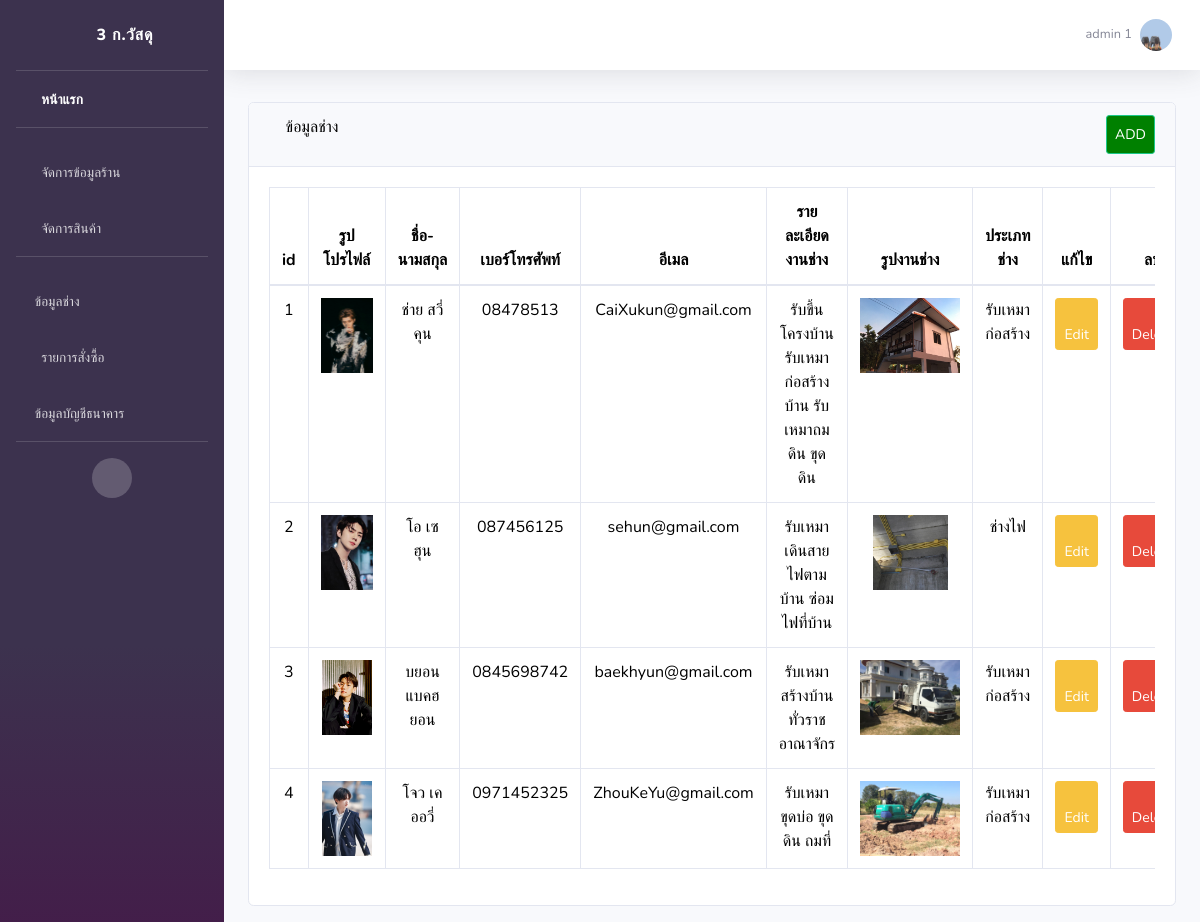
Screenshot of /mechanic (signed in) with the database file from the repository.
### api/models.py (models this page shows, shortened)
class Users(AbstractUser):
    first_name = models.CharField(max_length=100,default=' ',verbose_name = 'ชื่อ')
    last_name = models.CharField(max_length=100,default=' ',verbose_name = 'นามสกุล')
    email = models.CharField(max_length=50,default=' ',verbose_name = 'อีเมล')
    phone = models.CharField(max_length=100,default=' ',verbose_name = 'เบอร์โทรศัพท์')
    avatar = models.ImageField(upload_to='images/users/', default='images/users/no-img.png' ,verbose_name = 'รูปโปรไฟล์')
    password = models.CharField(max_length=500,default=' ')

class Mechanic(models.Model):
    mechanic_fname =models.CharField(max_length=100,default=' ',verbose_name = 'ชื่อ')
    mechanic_lname =models.CharField(max_length=100,default=' ',verbose_name = 'นามสกุล')
    mechanic_phone =models.CharField(max_length=100,default=' ',verbose_name = 'เบอร์โทรศัพท์')
    mechanic_email =models.CharField(max_length=100,default=' ',verbose_name = 'อีเมล')
    avatar = models.ImageField(upload_to='images/mechanic/', default='images/mechanic/no-img.png', verbose_name = 'รูปโปรไฟล์')
    mechanic_img = models.ImageField(upload_to='images/mechanic/', default='images/mechanic/no-img.png', verbose_name =  'รูปงานช่าง')
    mechanic_detail =models.TextField(max_length=1000,default=' ',verbose_name = 'รายละเอียดงานช่าง')
    mechanic_type= models.ForeignKey(Mechanic_Type,on_delete=models.CASCADE)
    class Meta:
        verbose_name = 'ช่าง'

class Mechanic_Type (models.Model):
    mechanic_type= models.CharField(max_length=100,default=' ',verbose_name = 'ประเภทช่าง')
    def __str__(self):
        return f'{self.mechanic_type} '
    class Meta:
        verbose_name = 'ประเภทช่าง'

### api/views.py (the view)
# urls.py: path('mechanic',views.mechanic),
def mechanic(request):
    mechanics = Mechanic.objects.all()
    users = Users.objects.get(username=request.user.username)
    return render(request, 'api/mechanic.html', {
        'mechanics': mechanics,
        'users':users})

### api/templates/api/mechanic.html (shortened to what this page needs)
{% extends 'api/base.html' %}
{% block content %}
<div id="content-wrapper">
  <div class="container-fluid">
      <div class="card mb-3">
          <div class="card-header">
              <i class="fas fa-table"></i>
              ข้อมูลช่าง
              <a  class="btn btn-sm btn-success" href="/addmechanic" style="padding: 8px; float: right; background-color: green; color: white;">ADD</a>
          </div>
          <div class="card-body">
              <div class="table-responsive">
                  <table class="table table-bordered" id="dataTable" width="100%" cellspacing="0" align="center">
                      <thead>
                      <tr>
                        <th>id</th>
                        <th>รูปโปรไฟล์</th>
                          <th>ชื่อ-นามสกุล</th>
                          <th>เบอร์โทรศัพท์</th>
                          <th>อีเมล</th>
                          <th>รายละเอียดงานช่าง</th>
                          <th>รูปงานช่าง</th>
                          <th>ประเภทช่าง</th>
                          <th>แก้ไข</th>
                          <th>ลบ</th>
                      </tr>
                      </thead>
                      <tbody>
                      {% for i in mechanics %}
                          <tr>
                            <td>{{ i.id }}</td>
                            <td><img src="media/{{i.avatar}}" style="height: 75px;"></td>
                              <td>{{ i.mechanic_fname }} {{ i.mechanic_lname }}</td>
                              <td>{{ i.mechanic_phone }}</td>
                              <td>{{ i.mechanic_email }}</td>
                              <td>{{ i.mechanic_detail }}</td>
                              <td><img src="media/{{i.mechanic_img}}" style="height: 75px;"></td>
                              <td>{{ i.mechanic_type }}</td>
                              <td>
                                  <a class="btn btn-sm btn-warning" href="/editmechanic/{{i.id}}"> <span class="fa fa-edit"></span> Edit</a>
                              </td>
                              <td><a class="btn btn-sm btn-danger" href="deletemechanic/{{i.id}}"><span class="fa fa-trash"></span> Delete</a></td>
                          </tr>
                      {% endfor %}
                      </tbody>
                  </table>
              </div>
          </div>
      </div>
  </div>
</div>
{% endblock %}

### api/templates/api/base.html (shortened to what this page needs)
<!DOCTYPE html>
{% load static %}
<html lang="en">
<head>
    <link href="{% static 'api/vendor/fontawesome-free/css/all.min.css'%}" rel="stylesheet" type="text/css">
    <link href="{% static 'api/css/sb-admin-2.min.css'%}" rel="stylesheet">
</head>
<body id="page-top">
    <div id="wrapper">
        {% if request.user.is_superuser %}
        <ul class="navbar-nav bg-gradient-primary sidebar sidebar-dark accordion" id="accordionSidebar">
            <a class="sidebar-brand d-flex align-items-center justify-content-center" href="">
                <div class="sidebar-brand-icon rotate-n-15">
                    <i class="fas fa-laugh-wink"></i>
                </div>
                <div class="sidebar-brand-text mx-3"> 3 ก.วัสดุ</div>
            </a>
            <hr class="sidebar-divider my-0">
            <li class="nav-item active">
                <a class="nav-link" href="/">
                    <i class="fas fa-fw fa-tachometer-alt"></i>
                    <span>หน้าแรก</span></a>
            </li>
            <hr class="sidebar-divider">
            <li class="nav-item ">
                <a class="nav-link" href="/store">
                    <i class="fas fa-fw fa-tachometer-alt"></i>
                    <span>จัดการข้อมูลร้าน</span></a>
            </li>
            <li class="nav-item">
                <a class="nav-link collapsed" href="#" data-toggle="collapse" data-target="#collapseTwo"
                    aria-expanded="true" aria-controls="collapseTwo">
                    <i class="fas fa-fw fa-cog"></i>
                    <span>จัดการสินค้า</span>
                </a>
            </li>
            <hr class="sidebar-divider">
            <li class="nav-item">
                <a class="nav-link collapsed" href="#" data-toggle="collapse" data-target="#collapseUtilities"
                    aria-expanded="true" aria-controls="collapseUtilities">
                    <i class="fa fa-list-alt"></i>
                    <span>ข้อมูลช่าง</span>
                </a>
            </li>
            <li class="nav-item">
                <a class="nav-link" href="/orderAll">
                    <i class="fas fa-fw fa-wrench"></i>
                    <span>รายการสั่งซื้อ</span></a>
            </li>
            <li class="nav-item">
                <a class="nav-link collapsed" href="#" data-toggle="collapse" data-target="#collapsePages"
                    aria-expanded="true" aria-controls="collapsePages">
                    <i class="fa fa-list-alt"></i>
                    <span>ข้อมูลบัญชีธนาคาร</span>
                </a>
            </li>
            <hr class="sidebar-divider d-none d-md-block">
            <div class="text-center d-none d-md-inline">
                <button class="rounded-circle border-0" id="sidebarToggle"></button>
            </div>
        </ul>
        <div id="content-wrapper" class="d-flex flex-column">
            <div id="content">
                <nav class="navbar navbar-expand navbar-light bg-white topbar mb-4 static-top shadow">
                    <ul class="navbar-nav ml-auto">
                        <li class="nav-item dropdown no-arrow">
                            <a class="nav-link dropdown-toggle" href="#" id="userDropdown" role="button"
                                data-toggle="dropdown" aria-haspopup="true" aria-expanded="false">
                                <span class="mr-2 d-none d-lg-inline text-gray-600 small">  {{user.first_name}}  {{user.last_name}}  </span>
                                <img class="img-profile rounded-circle"
                                src="{{user.avatar.url}} ">
                            </a>
                        </li>
                    </ul>
                </nav>
                <div class="mt-2 pt-2">
                    </div>
                {% block content %}
                {% endblock %}
        </div>   {% endif %}
    </div>
</body>
</html>

### api/templates/api/mechanic.html (style rules this page uses)
body { margin: 0; font-family: Nunito,-apple-system,BlinkMacSystemFont,"Segoe UI",Roboto,"Helvetica Neue",Arial,sans-serif,"Apple Color Emoji","Segoe UI Emoji","Segoe UI Symbol","Noto Color Emoji"; font-size: 1rem; font-weight: 400; line-height: 1.5; color: #000000; text-align: left; }
.table { width: 100%; margin-bottom: 1rem; color: #000000; text-align: center; }

### rows the page displays
Users: first_name "admin", last_name "1", avatar (picture)
Mechanic: id "1", avatar (picture), mechanic_fname "ช่าย", mechanic_lname "สวี่คุน", mechanic_phone "08478513", mechanic_email "CaiXukun@gmail.com", mechanic_detail "รับขึ้นโครงบ้าน รับเหมาก่อสร้างบ้าน รับเหมาถมดิน ขุดดิน", mechanic_img (picture), mechanic_type "รับเหมาก่อสร้าง"
Mechanic: id "2", avatar (picture), mechanic_fname "โอ", mechanic_lname "เซฮุน", mechanic_phone "087456125", mechanic_email "sehun@gmail.com", mechanic_detail "รับเหมาเดินสายไฟตามบ้าน ซ่อมไฟที่บ้าน", mechanic_img (picture), mechanic_type "ช่างไฟ"
Mechanic: id "3", avatar (picture), mechanic_fname "บยอน", mechanic_lname "แบคฮยอน", mechanic_phone "0845698742", mechanic_email "baekhyun@gmail.com", mechanic_detail "รับเหมาสร้างบ้านทั่วราชอาณาจักร", mechanic_img (picture), mechanic_type "รับเหมาก่อสร้าง"
Mechanic: id "4", avatar (picture), mechanic_fname "โจว", mechanic_lname "เคออวี่", mechanic_phone "0971452325", mechanic_email "ZhouKeYu@gmail.com", mechanic_detail "รับเหมาขุดบ่อ ขุดดิน ถมที่", mechanic_img (picture), mechanic_type "รับเหมาก่อสร้าง"
